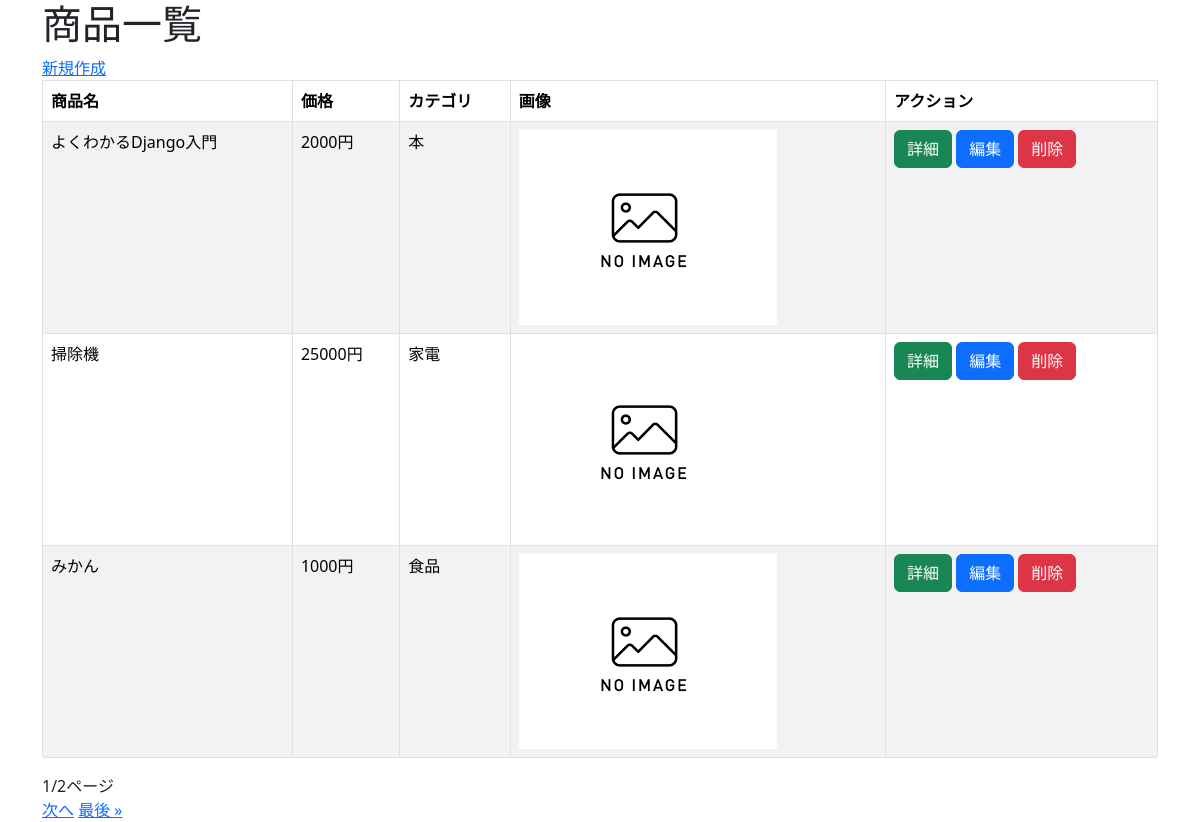
/crud/, run on the app's committed database.
### crud/models.py (models this page shows, shortened)
class Product(models.Model):
  name=models.CharField(max_length=200)
  price=models.PositiveIntegerField()
  category=models.ForeignKey(Category,on_delete=models.CASCADE)
  img=models.ImageField(blank=True,default='noImage.png')
  description=models.TextField(blank=True,null=True)

class Category(models.Model):
     name=models.CharField(max_length=200)
     def __str__(self):
        return self.name

### crud/views.py (the view)
# urls.py: path('crud/',views.ProductLsitView.as_view(),name="list"),
class ProductLsitView(ListView):
  model =Product
  paginate_by=3

### crud/templates/crud/product_list.html (shortened to what this page needs)
{% extends "base.html" %}
{% block content %}
<h1> 商品一覧</h1>
<a href="{% url 'new' %}">新規作成</a>
<table class="table table-striped table-hover table-bordered">
    <thead>
      <tr>
        <th>商品名</th>
        <th>価格</th>
        <th>カテゴリ</th>
        <th>画像</th>
        <th>アクション</th>
      </tr>
    </thead>
    {% for product in object_list %}
    <tr>
       <td>{{product.name}}</td>
      <td>{{product.price}}円</td>
      <td>{{product.category}}</td>
      <td><img src="{{product.img.url}}" style="width:100px height: auto;" ></td>
      <td>
        <button class="btn btn-success" onclick="location.href='{% url 'detail' pk=product.pk %}'">詳細</button>
        <button class="btn btn-primary" onclick="location.href='{% url 'edit' pk=product.pk %}'">編集</button>
        <button class="btn btn-danger" onclick="location.href='{% url 'delete' pk=product.pk %}'">削除</button>
      </td>
   </tr>
  {% endfor %}
  </table>
  {{page_obj.number}}/{{page_obj.paginator.num_pages}}ページ<br>
 {% if page_obj.has_next %}
 <a href="?page={{ page_obj.next_page_number }}">次へ</a>
 <a href="?page={{ page_obj.paginator.num_pages }}">最後 &raquo;</a>
 {% endif %}
 {% endblock %}

### data on the page
Product: name "よくわかるDjango入門", price "2000", category "本", img (placeholder picture)
Product: name "掃除機", price "25000", category "家電", img (placeholder picture)
Product: name "みかん", price "1000", category "食品", img (placeholder picture)

### other printed values
{{ page_obj.number }} "1"
{{ page_obj.paginator.num_pages }} "2"
